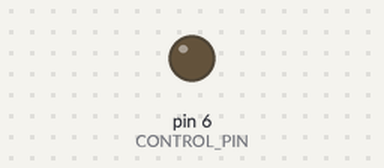
Bench run of a sketch on a simulated Arduino Uno, built with avr-gcc and run on an emulated ATmega328P. Parts: output pins drawn as LEDs (lit = HIGH).

Above: at 0.6 s.
At 7.27 s:
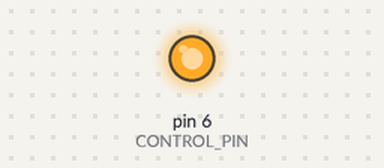
Timing chart, 0 to 8.3 s (numbered marks = the images above):
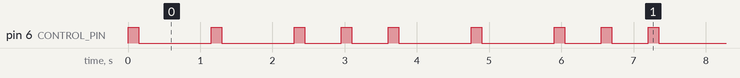

Measured:
- by itself, pin 6 (CONTROL_PIN): repeats every 3.6 s: 2 × (LOW 1.0 s, HIGH 0.15 s), 2 × (LOW 0.50 s, HIGH 0.15 s)
- by itself, everything shown: repeats every 3.6 s, in 8 steps

The sketch:

SolenoidDIY.ino
```cpp
/*

  SolenoidDIY
  Test a DIY solenoid

  For info and circuit diagrams see https://github.com/tardate/LittleArduinoProjects/tree/main/Kinetics/Solenoids/SolenoidDIY

 */

#define CONTROL_PIN 6
#define SOLENOID_ON_DURATION 150

const int sequence[] = {
  1000,
  1000,
  500,
  500,
};

void setup() {
  pinMode(CONTROL_PIN, OUTPUT);
}

void loop() {
  runSequence();
}

void runSequence() {
  for(int step=0; step < sizeof(sequence) / sizeof(int); step++) {
    digitalWrite(CONTROL_PIN, HIGH);
    delay(SOLENOID_ON_DURATION);
    digitalWrite(CONTROL_PIN, LOW);
    delay(sequence[step]);
  }
}
```
